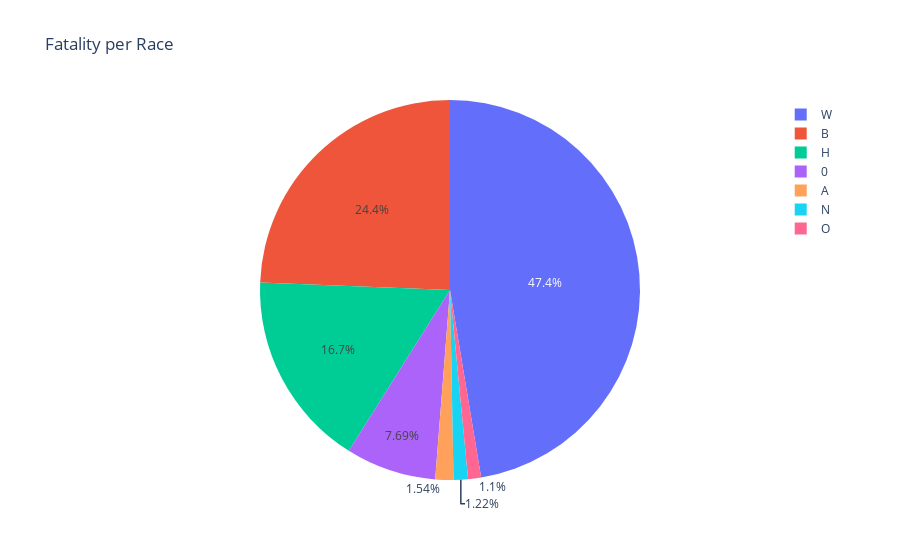

The notebook cell this image was saved under:
### Code cell
fig = px.pie(data_frame=fatalities_per_race, 
             values='id', 
             names='race',
             title='Fatality per Race')
fig.show()

### Figure 1 — Plotly figure (JSON) as saved in the notebook; plotly's stock layout.template omitted (floating-point values rounded to 4 significant figures)
{"data": [{"domain": {"x": [0, 1], "y": [0, 1]}, "hovertemplate": "race=%{label}<br>id=%{value}<extra></extra>", "labels": [0, "A", "B", "H", "N", "O", "W"], "legendgroup": "", "name": "", "showlegend": true, "type": "pie", "values": [195, 39, 618, 423, 31, 28, 1201]}], "layout": {"legend": {"tracegroupgap": 0}, "title": {"text": "Fatality per Race"}}}
